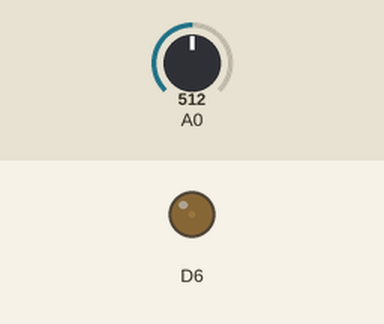
Simulated run of this program. Board: STM32 Nucleo. Parts: output pins drawn as LEDs (lit = HIGH). Inputs (shaded band) come from the test bench; at power-on: A0 = 512. What the program prints to the serial monitor is not drawn.

Above: at 1.2 s.
1.3 s: A0 set to 716
At 1.8 s:
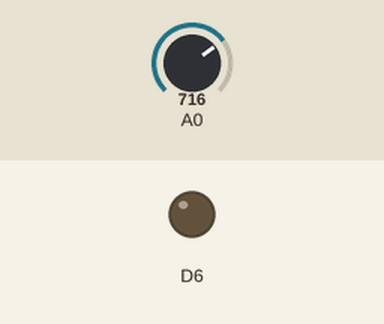
2.8 s: A0 set to 0
At 3.9 s:
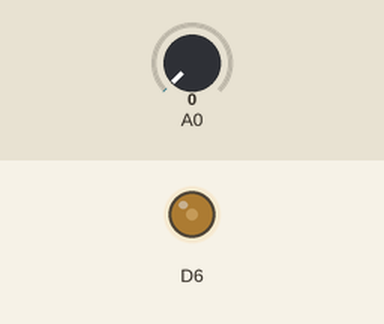
4.3 s: A0 set to 511
At 4.9 s:
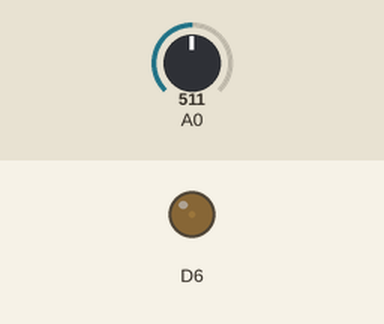
5.8 s: A0 set to 900
At 6.1 s:
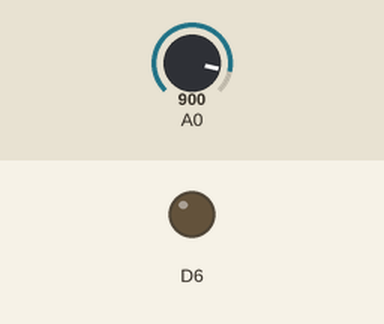
Timing chart, 0 to 8.3 s (numbered marks = the images above; inputs shaded):
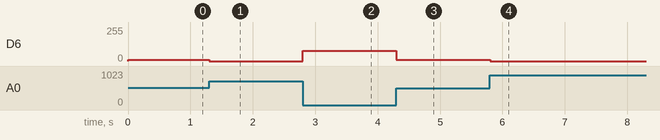

Measured:
- after the input at 1.3 s, D6: 10/255 → 0/255 at once
- after the input at 2.8 s, D6: 0/255 → 76/255 at once
- after the input at 4.3 s, D6: 76/255 → 10/255 at once
- after the input at 5.8 s, D6: 10/255 → 0/255 at once

The program:

main.cpp
```cpp
#include <Arduino.h>

void sample_time(void);
void calculate_PID(void);

uint32_t last_t = 0;
double error, last_error, error_sum;
double Kp=0.05, Ki=0.01, Kd=0.02;
double up = 0.0, ui = 0.0, ud = 0.0, u;
double r, y;
// PID calculation frequency
uint32_t PIDf = 1000;
double PIDT = 1/(double)PIDf;

TIM_TypeDef *Instance1 = (TIM_TypeDef *)pinmap_peripheral(digitalPinToPinName(6), PinMap_PWM);
uint32_t channel1 = STM_PIN_CHANNEL(pinmap_function(digitalPinToPinName(6), PinMap_PWM));
HardwareTimer *MyTim1 = new HardwareTimer(Instance1);

void setup() {
  MyTim1->setMode(channel1, TIMER_OUTPUT_COMPARE_PWM1, 6);
  MyTim1->setOverflow(100, MICROSEC_FORMAT); // 100000 microseconds = 100 milliseconds
  MyTim1->resume();

  TIM_TypeDef *moj_tim = TIM3;
  HardwareTimer *casovnik = new HardwareTimer(moj_tim);
  casovnik->setOverflow(PIDf, HERTZ_FORMAT);
  casovnik->attachInterrupt(sample_time);
  casovnik->resume();
  Serial.begin(115200);
  r = 600;
}

void loop() {
  delay(3000);
}

void sample_time(void){
  // uint32_t t = micros();
  // uint32_t d = t - last_t;
  // last_t = t;
  // Serial.println(d);
  // digitalWrite(6, !digitalRead(6));
  calculate_PID();
}

void calculate_PID(void){
  float t = millis()/1000.0;
  y = analogRead(A0);
  error = r - y;

  // P
  up = error * Kp;
  // I
  error_sum += error;
  if(error_sum > 100) error_sum=100;
  else if (error_sum<0) error_sum=0;
  ui = Ki * PIDT * error_sum;
  // D
  ud = Kd * PIDf * (error - last_error);

  u = up + ui + ud;

  if(u>100) u=100;
  else if (u<0) u=0;

  MyTim1->setCaptureCompare(channel1, u, PERCENT_COMPARE_FORMAT);

  last_error = error;

  Serial.print(t);
  Serial.print("\t");
  Serial.print(y);
  Serial.print("\t");
  Serial.print(r);
  Serial.print("\t");
  Serial.println(u);
}
```
